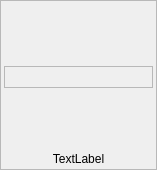
<?xml version="1.0" encoding="UTF-8"?>
<ui version="4.0">
 <class>GridButton</class>
 <widget class="QFrame" name="GridButton">
  <property name="geometry">
   <rect>
    <x>0</x>
    <y>0</y>
    <width>157</width>
    <height>170</height>
   </rect>
  </property>
  <property name="windowTitle">
   <string>Frame</string>
  </property>
  <property name="frameShape">
   <enum>QFrame::StyledPanel</enum>
  </property>
  <property name="frameShadow">
   <enum>QFrame::Raised</enum>
  </property>
  <layout class="QVBoxLayout" name="verticalLayout">
   <property name="spacing">
    <number>3</number>
   </property>
   <property name="leftMargin">
    <number>3</number>
   </property>
   <property name="topMargin">
    <number>3</number>
   </property>
   <property name="rightMargin">
    <number>3</number>
   </property>
   <property name="bottomMargin">
    <number>3</number>
   </property>
   <item>
    <spacer name="verticalSpacer_2">
     <property name="orientation">
      <enum>Qt::Vertical</enum>
     </property>
     <property name="sizeHint" stdset="0">
      <size>
       <width>20</width>
       <height>40</height>
      </size>
     </property>
    </spacer>
   </item>
   <item>
    <widget class="QFrame" name="frame">
     <property name="frameShape">
      <enum>QFrame::StyledPanel</enum>
     </property>
     <property name="frameShadow">
      <enum>QFrame::Raised</enum>
     </property>
     <layout class="QHBoxLayout" name="horizontalLayout">
      <property name="spacing">
       <number>0</number>
      </property>
      <property name="leftMargin">
       <number>0</number>
      </property>
      <property name="topMargin">
       <number>0</number>
      </property>
      <property name="rightMargin">
       <number>0</number>
      </property>
      <property name="bottomMargin">
       <number>0</number>
      </property>
      <item>
       <spacer name="horizontalSpacer">
        <property name="orientation">
         <enum>Qt::Horizontal</enum>
        </property>
        <property name="sizeHint" stdset="0">
         <size>
          <width>40</width>
          <height>20</height>
         </size>
        </property>
       </spacer>
      </item>
      <item>
       <widget class="GridWidget" name="gridWidget" native="true">
        <property name="mouseTracking">
         <bool>true</bool>
        </property>
       </widget>
      </item>
      <item>
       <spacer name="horizontalSpacer_2">
        <property name="orientation">
         <enum>Qt::Horizontal</enum>
        </property>
        <property name="sizeHint" stdset="0">
         <size>
          <width>40</width>
          <height>20</height>
         </size>
        </property>
       </spacer>
      </item>
     </layout>
    </widget>
   </item>
   <item>
    <spacer name="verticalSpacer">
     <property name="orientation">
      <enum>Qt::Vertical</enum>
     </property>
     <property name="sizeHint" stdset="0">
      <size>
       <width>20</width>
       <height>40</height>
      </size>
     </property>
    </spacer>
   </item>
   <item>
    <widget class="QLabel" name="titleLabel">
     <property name="sizePolicy">
      <sizepolicy hsizetype="Preferred" vsizetype="Preferred">
       <horstretch>0</horstretch>
       <verstretch>0</verstretch>
      </sizepolicy>
     </property>
     <property name="mouseTracking">
      <bool>true</bool>
     </property>
     <property name="text">
      <string>TextLabel</string>
     </property>
     <property name="alignment">
      <set>Qt::AlignCenter</set>
     </property>
    </widget>
   </item>
  </layout>
 </widget>
 <customwidgets>
  <customwidget>
   <class>GridWidget</class>
   <extends>QWidget</extends>
   <header>GridWidget.hpp</header>
   <container>1</container>
  </customwidget>
 </customwidgets>
 <resources/>
 <connections/>
</ui>
